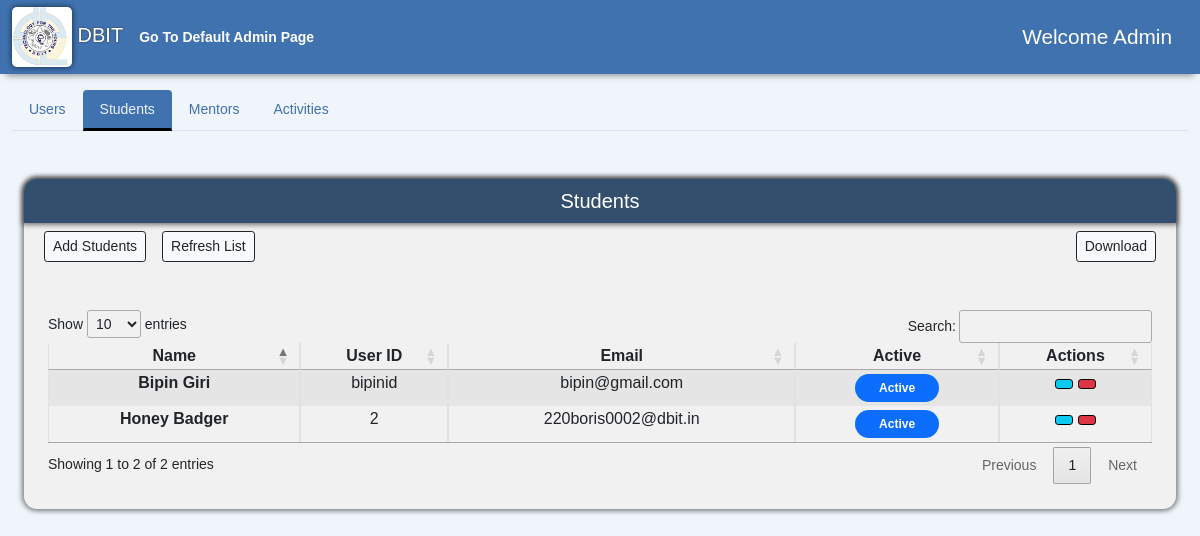
Page /AdminPage/student (signed in) on the committed database.
### accounts/models.py (models this page shows, shortened)
class User(AbstractUser):
    usr_id = models.CharField(max_length=50, unique=True)
    username = None
    email = models.EmailField(max_length=255, unique=True)
    created_on = models.DateTimeField(auto_now_add=True)
    is_active = models.BooleanField(default=True)
    is_staff = models.BooleanField(default=False)
    is_superuser = models.BooleanField(default=False)
    first_name = models.CharField(max_length=50, null=True)
    last_name = models.CharField(max_length=50, null=True)
    middle_name = models.CharField(max_length=50, null=True)
    phone = models.CharField(max_length=10, null=True, blank=True)
    profile_img = models.ImageField(
        default='logo.png', null=True, blank=True, upload_to='images/')
    USERNAME_FIELD = 'email'
    REQUIRED_FIELDS = ['usr_id', ]
    objects = CustomUserManager()

### AdminPage/views.py (the view)
# urls.py: path('student', views.Adminstudent, name= 'admin-student'),
@login_required(login_url='Login')
def Adminstudent(request):
    if request.user.is_superuser:
        students = User.objects.filter(is_staff=False)
        context = {'users': students}
        return render(request,'AdminPage/admin-student.html',context)
    else:
        return HttpResponse("You are not authorized to view this page")

### Announcement/notification_processors.py (called while the page is built)
def announcements(request):
    allnotifications= Announcement.objects.all()
    return {'notifications':allnotifications}

def announcement_receiver(request):
    allreceivers= AnnouncementReceiver.objects.all()
    return {'receivers':allreceivers}

### AdminPage/templates/AdminPage/admin-student.html (shortened to what this page needs)
{% extends "admin.html" %}
{% load static %}
{% block studentTabButton %}
<button class="nav-link active" id="nav-students-tab" data-bs-toggle="tab" data-bs-target="#nav-students" type="button" role="tab" aria-controls="nav-students-tab" aria-selected="true">
  Students
</button>
{% endblock %}
{% block studentTabContent %}
<div class="tab-pane fade active show " id="nav-students" role="tabpanel" aria-labelledby="nav-students-tab">
  <div class="container-fluid mb-5">
    <div class="sidebar flex-shrink-0 dashboard-navigation">
      <div class="sidebar-heading d-flex align-items-center justify-content-center">
        <h5>Students</h5>
      </div>
      <div class="container-fluid" style="overflow-x: auto;">
        <div class="d-flex bd-highlight mb-3">
          <div class="p-2 bd-highlight">
            <button type="button" onclick="window.location.href = '{% url 'register'  %}';" class="btn btn-light ms-auto btn-sm btn-outline-dark" d>
              Add Students
            </button>
          </div>
          <div class="p-2 bd-highlight">
            <button type="button" onClick="window.location.reload()" class="btn btn-light  btn-sm btn-outline-dark" type="button">
              Refresh List
            </button>
          </div>
          <div class="ms-auto p-2 bd-highlight">
            <button type="button" onclick="alert('Logic to download csv');" class="btn btn-light meetings-btn ms-auto btn-sm btn-outline-dark" data-bs-toggle="modal" data-bs-target="#staticBackdrop">
              Download
            </button>
          </div>
        </div>
      </div>
      <div class="table-div m-4 mt-4 mb-4">
        <table class="table table-striped table-bordered" style="widows: 100%;" id="student-table">
          <thead >
            <tr >
              <th scope="col" class="px-2 py-1 text-center">Name</th>
              <th scope="col" class="px-2 py-1 text-center">User ID</th>
              <th scope="col" class="px-2 py-1 text-center">Email</th>
              <th scope="col" class="px-2 py-1 text-center">Active</th>
              <th scope="col" class="px-2 py-1 text-center">Actions</th>
            </tr>
          </thead>
          <tbody id="myTable">
            {% for user in users %}
            <tr>
              <th scope="row" class="px-2 py-1 text-center">{{user.first_name}} {{user.last_name}}</th>
              <td class="px-2 py-1 text-center">{{user.usr_id}}</td>
              <td class="px-2 py-1 text-center">{{user.email}}</td>
              <td class="px-2 py-1 text-center">
                {% if user.is_active %}
                <span class="badge bg-primary rounded-pill px-4 py-2">Active</span> {% else %}
                <span class="badge bg-danger rounded-pill px-4 py-2">Inactive</span> {% endif %}
              </td>
              <td class="px-2 py-1 text-center">
                <button type="button" class="btn btn-info ms-auto btn-sm" style="border-color: black" onClick="window.location.href='{% url 'update-user' user.usr_id %}'">
                </button>
                <form action="{% url 'delete-user' user.id %}" class="mb-0" style="display: inline-block" method='POST'>
                    <button type="submit" class="btn btn-danger ms-auto btn-sm" style="border-color: black" onClick="return confirm('Are you sure Do you want to delete this user/account ?');">
                    </button>
                </form>
              </td>
            </tr>
            {% endfor %}
          </tbody>
        </table>
      </div>
    </div>
  </div>
</div>
{% endblock %}

### MPT/static/css/admin.css (style rules this page uses)
.nav-link { color: var(--navbar-bg); text-decoration: none; transition: color 0.3s ease; }
.nav-tabs .nav-item.show .nav-link, .nav-tabs .nav-link.active { color: var(--body-bg); background-color: var(--navbar-bg); border-color: var(--navbar-bg) var(--navbar-bg) var(--text-body); }
.nav-tabs .nav-link { border-bottom: 3px solid transparent; }
.sidebar-heading { height: 5.5vh; background-color: #344F6D; color: white; border-radius: 13px 13px 0 0; box-shadow: 0 0 5px 2px rgba(0, 0, 0, 0.5); }
.sidebar { background-color: #F1F1F1; border-radius: 13px; box-shadow: 0 0 5px 2px rgba(0, 0, 0, 0.5); margin: 10px 0; margin-top: 5.5vh; padding-bottom: 1px; }
.table-div { overflow-x: auto; }

### MPT/static/css/global.css (style rules this page uses)
:root { --nord-0: #2e3440; --nord-1: #3b4252; --nord-2: #434c5e; --nord-3: #4c566a; --nord-4: #d8dee9; --nord-5: #e5e9f0; --nord-6: #eceff4; --nord-7: #8fbcbb; --nord-8: #88c0d0; --nord-9: #81a1c1; --nord-10: #5e81ac; --nord-11: #bf616a; --nord-12: #d08770; --nord-13: #ebcb8b; --nord-14: #a3be8c; --nord-15: #b48ead; --body-bg: #F0F4FB; --navbar-bg: #3F72AF; --btn-bg: #112D4E; --content-bg: #DBE2EF; --text-component: #FFFFFF; --text-body: #000000; }
body { background-color: var(--body-bg); font-size: .875rem; font-family: Arial, Helvetica, sans-serif; overflow-x: hidden; }
h5 { margin-bottom: 0; }

### rows in the picture
User: first_name "Honey", last_name "Badger", usr_id "2", email "220boris0002@dbit.in", is_active "Active"
User: first_name "Bipin", last_name "Giri", usr_id "bipinid", email "bipin@gmail.com", is_active "Active"
